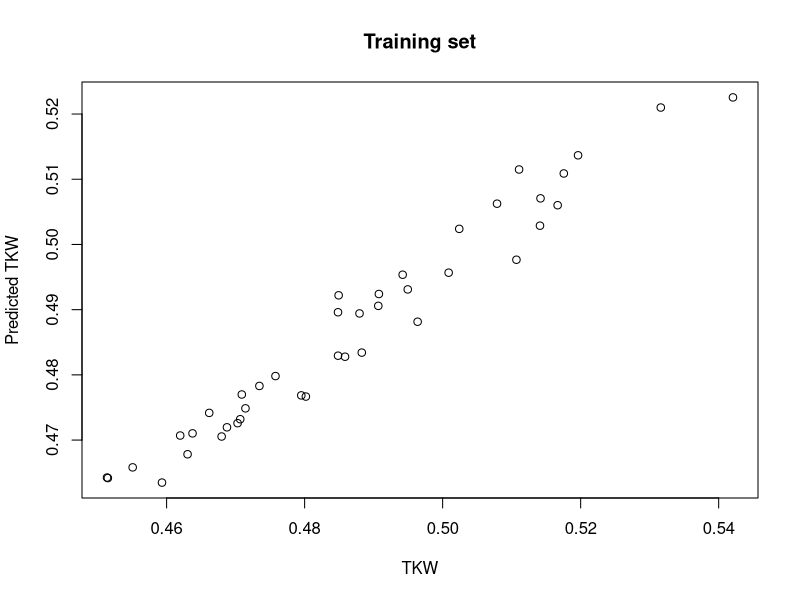
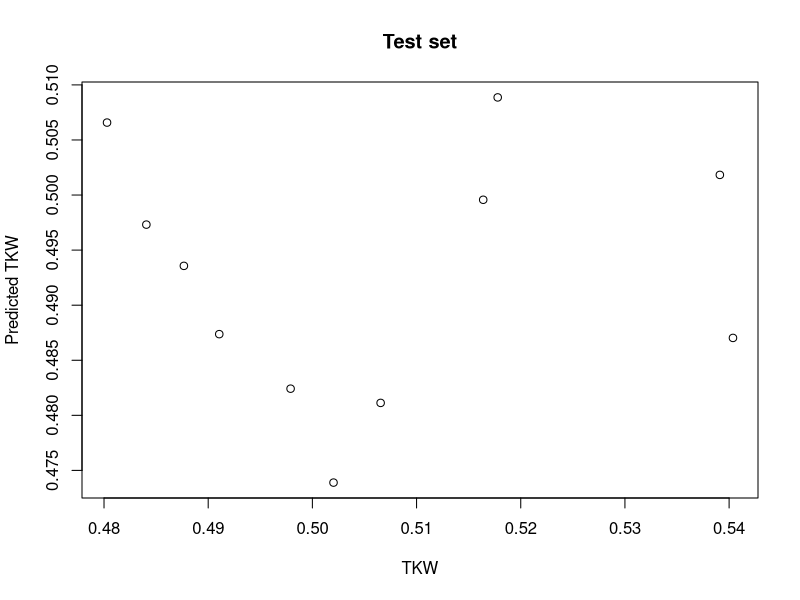
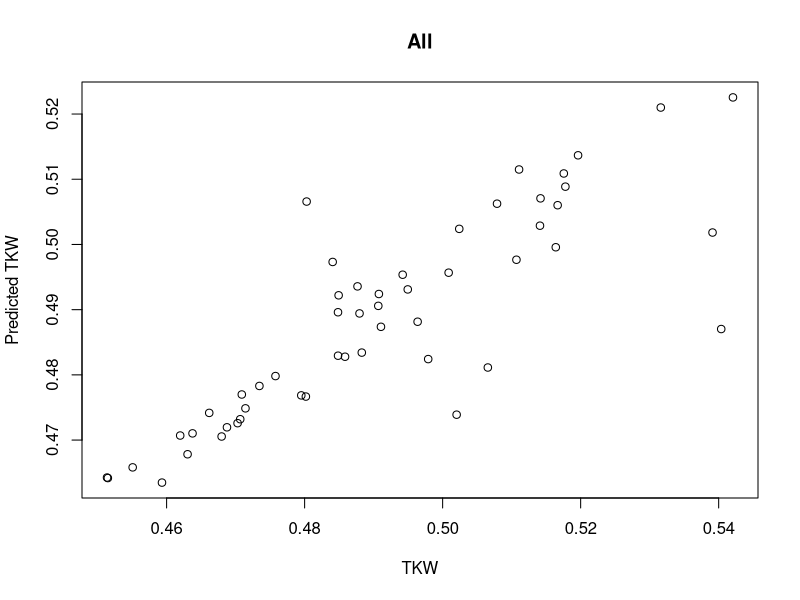
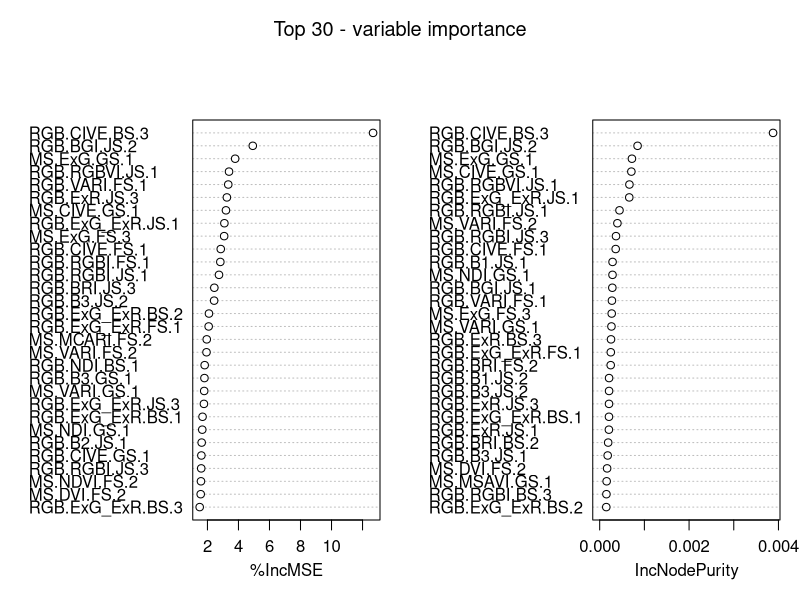
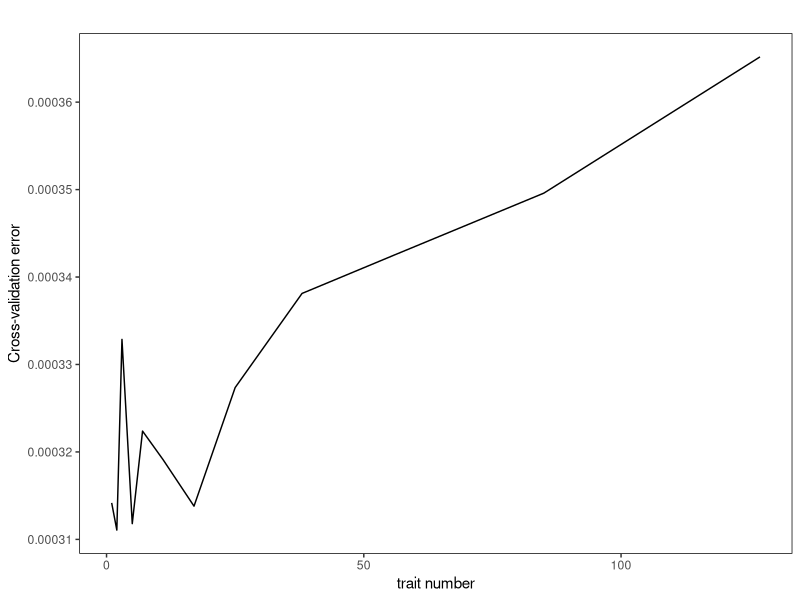
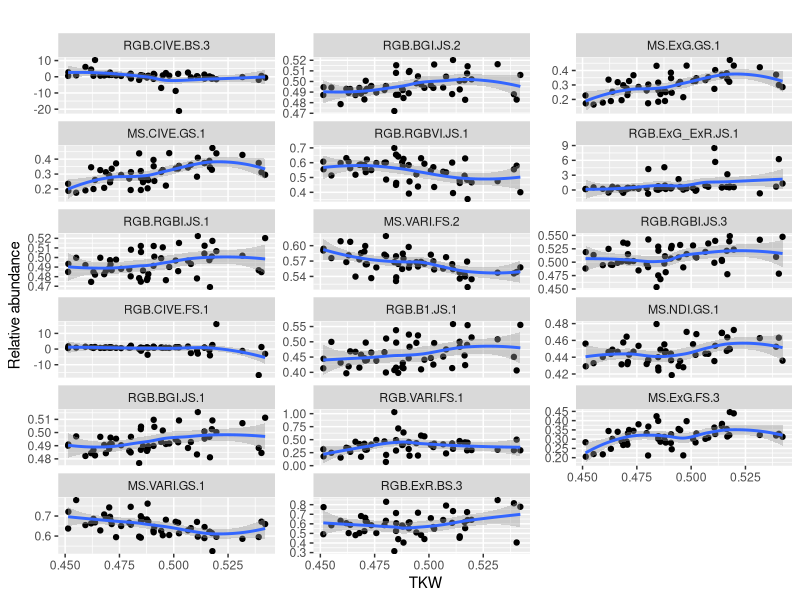
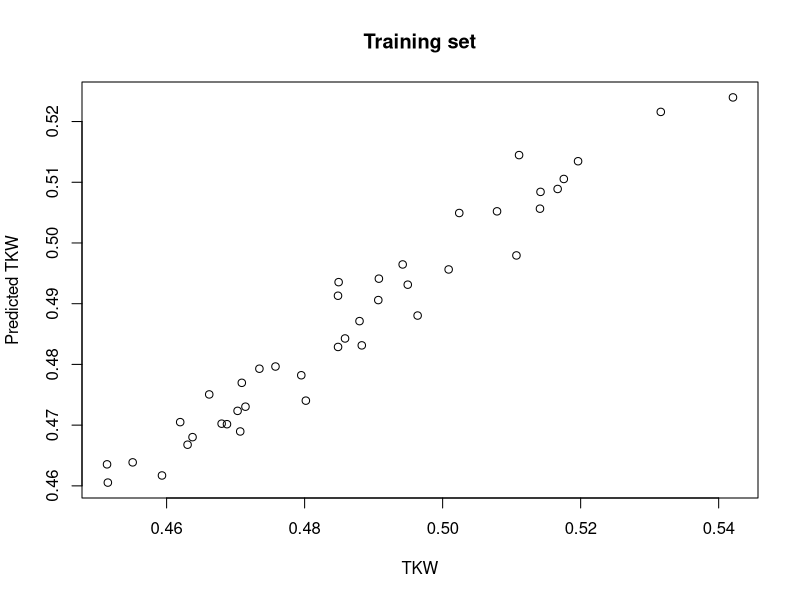
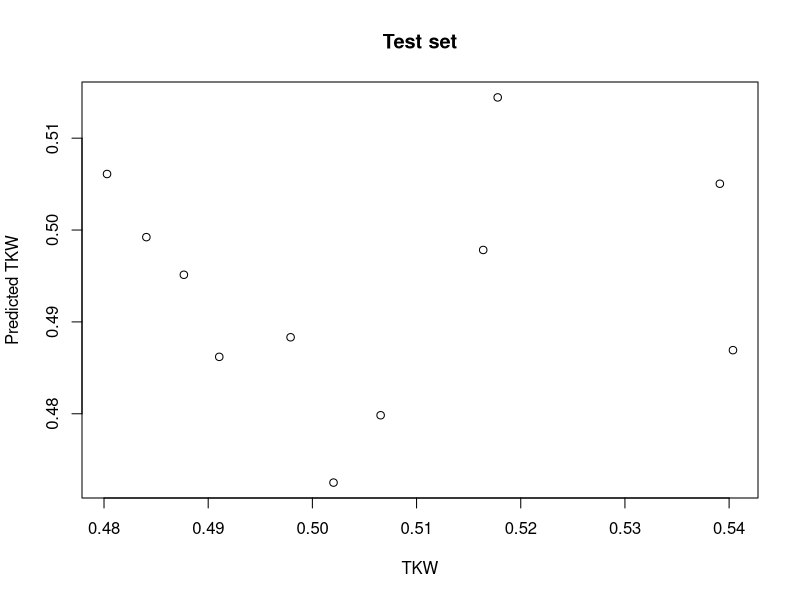

These charts were generated, in order, by the following R code:
setwd("")


otu <- read.delim('UAV-DRR.txt', row.names = 1)

plant <- read.delim('TKW-DRR.txt', row.names = 1)

otu <- data.frame(t(otu))
otu <- otu[rownames(plant), ]
otu <- cbind(otu, plant)


set.seed(123)
train <- sample(nrow(otu), nrow(otu)*0.8)
otu_train <- otu[train, ]
otu_test <- otu[-train, ]

library(randomForest)

set.seed(123)
otu_train.forest <- randomForest(TKW~., data = otu_train, importance = TRUE, ntree=500)
otu_train.forest


plant_predict <- predict(otu_train.forest, otu_train)
write.table(plant_predict, 'plant_predict.txt', sep = '\t', col.names = NA, quote = FALSE)
plot(otu_train$TKW, plant_predict, main = 'Training set', 
    xlab = 'TKW', ylab = 'Predicted TKW')

plant_predict <- predict(otu_train.forest, otu_test)
write.table(plant_predict, 'otu_train.forest_predict.txt', sep = '\t', col.names = NA, quote = FALSE)
plot(otu_test$TKW, plant_predict, main = 'Test set',
    xlab = 'TKW', ylab = 'Predicted TKW')


plant_predict2 <- predict(otu_train.forest, otu)

plot(otu$TKW, plant_predict2, main = 'All',
     xlab = 'TKW', ylab = 'Predicted TKW')

importance_otu <- otu_train.forest$importance
head(importance_otu)


importance_otu <- data.frame(importance(otu_train.forest), check.names = FALSE)
head(importance_otu)
write.table(importance_otu, 'importance_otu-all.txt', sep = '\t', col.names = NA, quote = FALSE)

varImpPlot(otu_train.forest, n.var = min(30, nrow(otu_train.forest$importance)), 
    main = 'Top 30 - variable importance')


importance_otu <- importance_otu[order(importance_otu$IncNodePurity, decreasing = TRUE), ]
head(importance_otu)

write.table(importance_otu, 'importance_otu.txt', sep = '\t', col.names = NA, quote = FALSE)


set.seed(123)
otu_train.cv <- replicate(5, rfcv(otu_train[-ncol(otu_train)], otu_train$TKW, cv.fold = 10, step = 1.5), simplify = FALSE)
otu_train.cv

otu_train.cv <- data.frame(sapply(otu_train.cv, '[[', 'error.cv'))
otu_train.cv$otus <- rownames(otu_train.cv)
otu_train.cv <- reshape2::melt(otu_train.cv, id = 'otus')
otu_train.cv$otus <- as.numeric(as.character(otu_train.cv$otus))

otu_train.cv.mean <- aggregate(otu_train.cv$value, by = list(otu_train.cv$otus), FUN = mean)
head(otu_train.cv.mean, 10)
write.table(otu_train.cv.mean, 'SNP_train.cv.mean.txt', sep = '\t', col.names = NA, quote = FALSE)

library(ggplot2)

ggplot(otu_train.cv.mean, aes(Group.1, x)) +
geom_line() +
theme(panel.grid = element_blank(), panel.background = element_rect(color = 'black', fill = 'transparent')) +  
labs(title = '',x = 'trait number', y = 'Cross-validation error')


importance_otu <- importance_otu[order(importance_otu$IncNodePurity, decreasing = TRUE), ]


importance_otu.select <- importance_otu[1:17, ]
importance_otu.select


write.table(importance_otu.select, 'importance_otu.select.txt', sep = '\t', col.names = NA, quote = FALSE)


otu_id.select <- rownames(importance_otu.select)
otu.select <- otu[ ,c(otu_id.select, 'TKW')]
otu.select <- reshape2::melt(otu.select, id = 'TKW')

ggplot(otu.select, aes(x = TKW, y = value)) +
geom_point() +
geom_smooth() +
facet_wrap(~variable, ncol = 3, scale = 'free_y') +
labs(title = '',x = 'TKW', y = 'Relative abundance')


otu.select <- otu[ ,c(otu_id.select, 'TKW')]


set.seed(123)
train <- sample(nrow(otu.select), nrow(otu.select)*0.8)
otu_train.select <- otu.select[train, ]
otu_test.select <- otu.select[-train, ]


set.seed(123)
otu_train.select.forest <- randomForest(TKW~., data = otu_train.select, importance = TRUE, ntree=500)
otu_train.select.forest


plant_predict <- predict(otu_train.select.forest, otu_train.select)

plot(otu_train.select$TKW, plant_predict, main = 'Training set', 
    xlab = 'TKW', ylab = 'Predicted TKW')



plant_predict <- predict(otu_train.select.forest, otu_test.select)

plot(otu_test.select$TKW, plant_predict, main = 'Test set',
    xlab = 'TKW', ylab = 'Predicted TKW')
abline(1, 1)


plant_predict4 <- predict(otu_train.select.forest, otu.select)

plot(otu.select$TKW, plant_predict4, main = 'All',
     xlab = 'TKW', ylab = 'Predicted TKW')

otu_id.select <- rownames(importance_otu.select)
otu.select <- otu[, c(otu_id.select, 'TKW')]


cor_matrix <- cor(otu.select)


cor_with_TKW <- cor_matrix['TKW', otu_id.select]
cor_with_TKW

write.table(cor_with_TKW, 'cor_with_TKW.txt', sep = '\t', col.names = NA, quote = FALSE)
